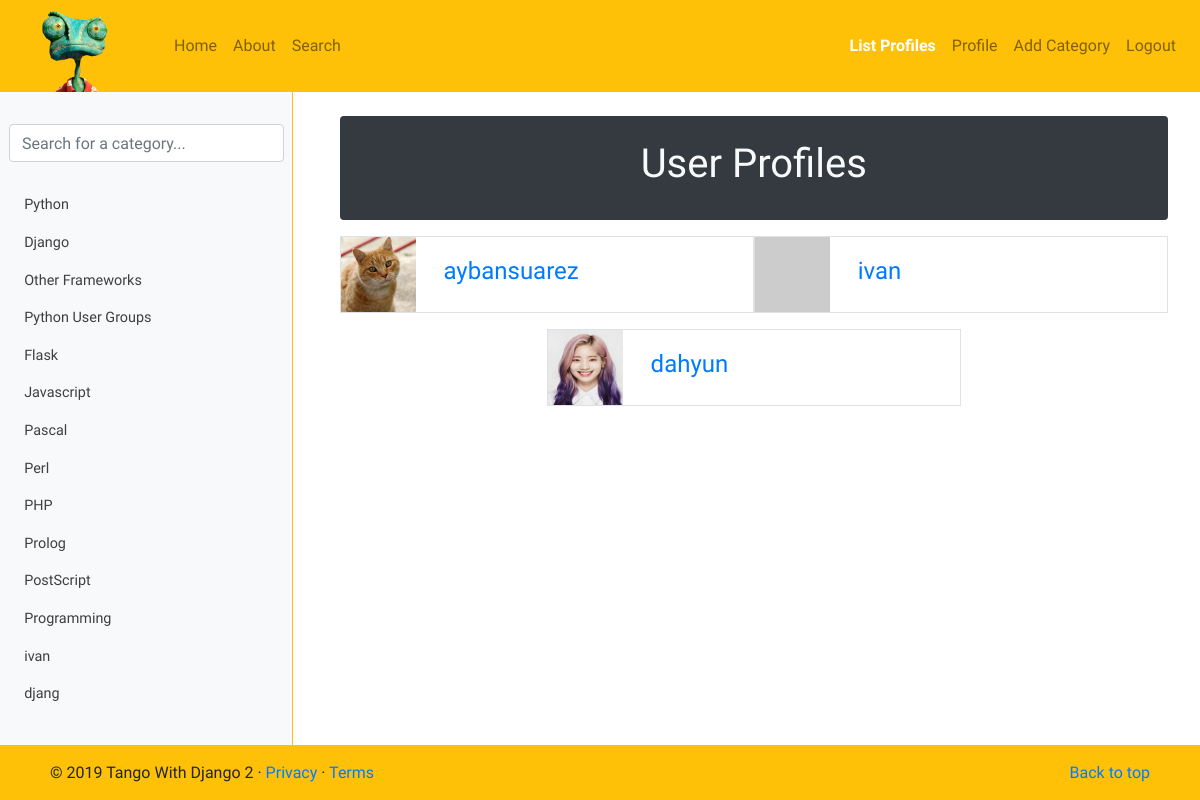
The page /rango/profiles/ (signed in) on the database its author committed.
### rango/models.py (models this page shows, shortened)
class Category(models.Model):
    name = models.CharField(max_length=128, unique=True)
    views = models.IntegerField(default=0)
    likes = models.IntegerField(default=0)
    slug = models.SlugField(unique=True)
    class Meta:
        verbose_name_plural = 'Categories'

class UserProfile(models.Model):
    user = models.OneToOneField(User, on_delete=models.CASCADE)
    website = models.URLField(blank=True)
    picture = models.ImageField(upload_to='profile_images', blank=True)

### rango/views.py (the view)
# urls.py: path('profiles/', views.list_profiles, name='list_profiles'),
@login_required
def list_profiles(request):
    userprofile_list = UserProfile.objects.all()
    return render(request, 'rango/list_profiles.html', {'userprofile_list' : userprofile_list})

### rango/templatetags/rango_template_tags.py (called while the page is built)
@register.inclusion_tag('rango/cats.html')
def get_category_list(cat=None):
    return {'cats': Category.objects.all(), 'act_cat': cat}

### templates/rango/list_profiles.html (shortened to what this page needs)
{% extends 'rango/base.html' %}
{% load staticfiles %}
{% block body_block %}
<div class="container my-4">
    <div class="bg-dark text-light row mx-2 rounded">
        <div class="col text-center py-4">
            <h1>User Profiles</h1>
        </div>
    </div>
    <div class="row justify-content-center mx-2">
        {% if userprofile_list %}
            {% for listuser in userprofile_list %}
            <div class="col-lg-6 col-md-6 col-12 border mt-lg-3 mt-1 col-12 p-0">
                {% if listuser.picture %}
                <img src="{{ MEDIA_URL }}{{ listuser.picture }}" width="75" height="75" alt="{{ listuser.user.username }}">
                {% else %}
                <img src="http://lorempixel.com/64/64/people/" width="75" height="75" alt="{{ listuser.user.username }}">
                {% endif %}
                <h4 class="ml-4 d-inline">
                    <a href="{% url 'rango:profile' listuser.user.username %}">{{ listuser.user.username }}</a>
                </h4>
            </div>
            {% endfor %}
        {% endif %}
    </div>
</div>
<div class="my-5 py-5"></div>
{% endblock %}

### templates/rango/cats.html (shortened to what this page needs)
<div id="catlst" class="mb-4 d-lg-block d-none">
    <ul class="nav flex-column">
        {% if cats %}
            {% for c in cats %}
                {% if c == act_cat %}
                    <li class="nav-item">
                        <a class="nav-link active" href="{% url 'rango:show_category' c.slug %}">
                            <i data-feather="archive"></i>&nbsp;&nbsp;{{ c.name }}
                        </a>
                    </li>
                {% else %}
                    <li class="nav-item">
                        <a class="nav-link" href="{% url 'rango:show_category' c.slug %}">
                            &nbsp;&nbsp;{{ c.name }}
                        </a>
                    </li>
                {% endif %}
            {% endfor %}
        {% else %}
            <li class="nav-item">No Categories Yet!</li>
        {% endif %}
    </ul>
</div>

### static/css/rango-css.css (style rules this page uses)
html,body { width: 100%; height: 100%; margin: 0px; padding: 0px; font-family: 'Ubuntu', sans-serif; overflow-x: hidden; }
#cats .nav-item a { color: #3f3f3f; font-size: .9rem; }

### rows shown on the page
Category: name "Python"
Category: name "Django"
Category: name "Other Frameworks"
Category: name "Python User Groups"
Category: name "Flask"
Category: name "Javascript"
Category: name "Pascal"
Category: name "Perl"
Category: name "PHP"
Category: name "Prolog"
Category: name "PostScript"
Category: name "Programming"
Category: name "ivan"
Category: name "djang"
UserProfile: picture (picture), user.username "aybansuarez"
UserProfile: user.username "ivan"
UserProfile: picture (picture), user.username "dahyun"
